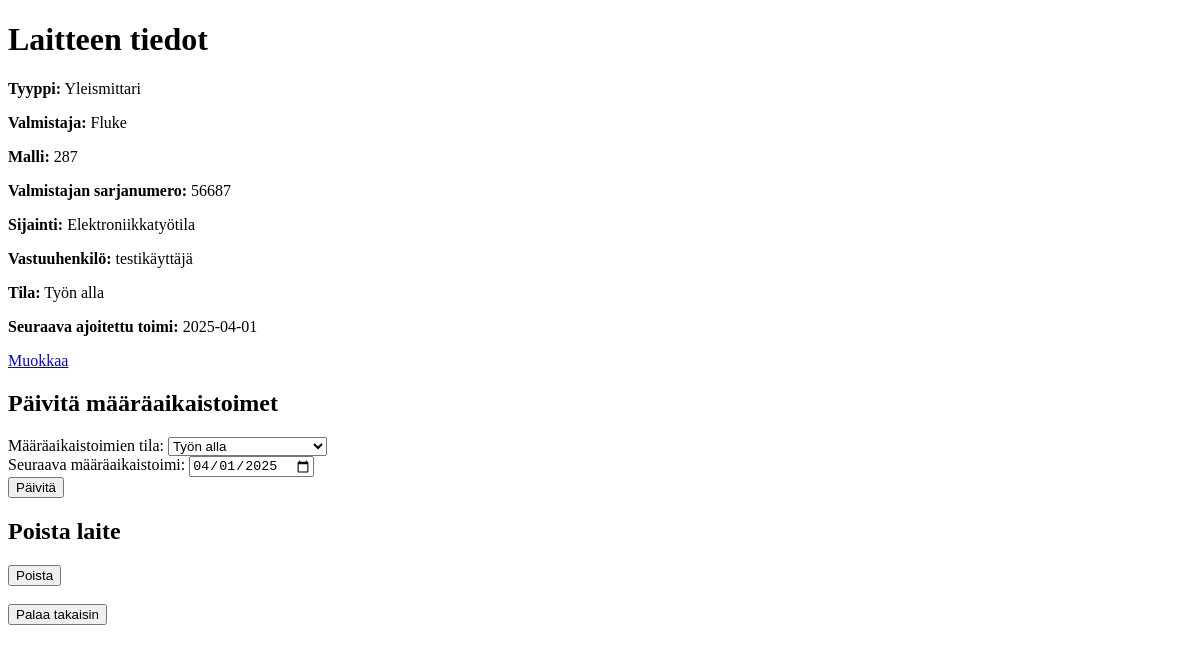
/device/9, run on an earlier commit of the app's database.
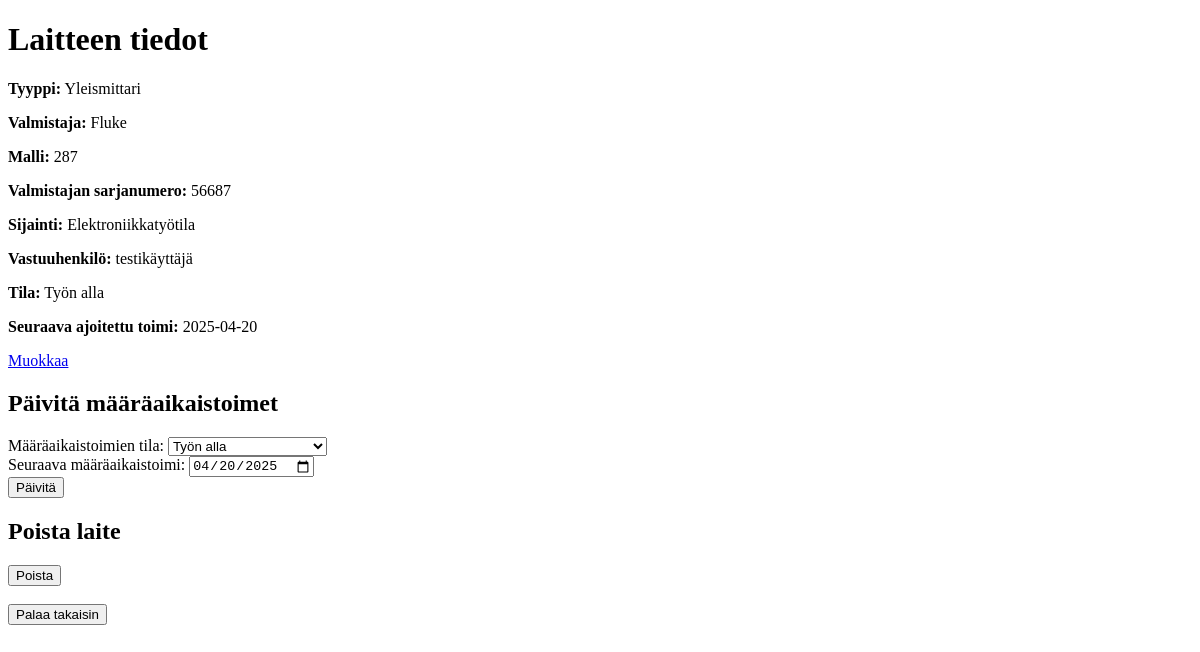
And on a later commit of the database.
### tables this page shows
CREATE TABLE devices (
    device_id INTEGER PRIMARY KEY AUTOINCREMENT,
    type TEXT NOT NULL,
    manufacturer TEXT NOT NULL,
    model TEXT NOT NULL,
    manufacturer_serial TEXT NOT NULL,
    location TEXT NOT NULL,
    owner_user_id INTEGER NOT NULL,
    status INTEGER NOT NULL,
    next_maintenance DATE,
    created_at TIMESTAMP DEFAULT CURRENT_TIMESTAMP,
    FOREIGN KEY (owner_user_id) REFERENCES users(user_id)
);

CREATE TABLE users (
    user_id INTEGER PRIMARY KEY AUTOINCREMENT,
    username TEXT UNIQUE NOT NULL,
    password_hash TEXT,
    email TEXT,
    created_at TIMESTAMP DEFAULT CURRENT_TIMESTAMP
, last_login TIMESTAMP);

### app.py (the view)
@app.route("/device/<int:device_id>")
def device_details(device_id):
    sql = """SELECT devices.*,
            users.username AS owner_name
            FROM devices JOIN users
            ON devices.owner_user_id = users.user_id
            WHERE devices.device_id = ?"""
    result = db.query(sql, [device_id])
    if not result:
        return "VIRHE: Laitetta ei löytynyt", 404
    device = result[0]
    device = dict(device)
    device["status"] = DEVICE_STATUS_MAP.get(device["status"], "Tuntematon status")
    return render_template("device_details.html", device=device, device_status_map=DEVICE_STATUS_MAP)

### db.py (called while the page is built)
def get_connection():
    con = sqlite3.connect("database/database.db")
    con.execute("PRAGMA foreign_keys = ON")
    con.row_factory = sqlite3.Row
    return con

def query(sql, params=[]):
    con = get_connection()
    result = con.execute(sql, params).fetchall()
    con.close()
    return result

### templates/device_details.html (shortened to what this page needs)
<!DOCTYPE html>
<html lang="fi">
<head>
</head>
<body>
<h1>Laitteen tiedot</h1>
<p><strong>Tyyppi:</strong> {{ device.type }}</p>
<p><strong>Valmistaja:</strong> {{ device.manufacturer }}</p>
<p><strong>Malli:</strong> {{ device.model }}</p>
<p><strong>Valmistajan sarjanumero:</strong> {{ device.manufacturer_serial }}</p>
<p><strong>Sijainti:</strong> {{ device.location }}</p>
<p><strong>Vastuuhenkilö:</strong> {{ device['owner_name'] }}</p>
<p><strong>Tila:</strong> {{ device.status }}</p>
<p><strong>Seuraava ajoitettu toimi:</strong> {{ device.next_maintenance or "Ei määritelty" }}</p>
<a href="{{ url_for('edit_device_form', device_id=device['device_id']) }}">Muokkaa</a>
<h2>Päivitä määräaikaistoimet</h2>
<form action="{{ url_for('update_maintenance_status', device_id=device.device_id) }}" method="post">
    <label>Määräaikaistoimien tila:</label>
    <label>
        <select name="status" required>
            {% for key, value in device_status_map.items() %}
                <option value="{{ key }}" {% if device.status == value %}selected{% endif %}>
                    {{ value }}
                </option>
            {% endfor %}
        </select>
    </label><br>
    <label>Seuraava määräaikaistoimi:</label>
    <label>
        <input type="date" name="next_maintenance" value="{{ device.next_maintenance }}">
    </label><br>
    <button type="submit">Päivitä</button>
</form>
<h2>Poista laite</h2>
<form action="{{ url_for('delete_device', device_id=device.device_id) }}" method="post"
      onsubmit="return confirm('Haluatko varmasti poistaa tämän laitteen?');">
    <button type="submit">Poista</button>
</form><br>
<button type="button" onclick="window.location.href='{{ url_for('devices') }}'">Palaa takaisin</button>
</body>
</html>

What changed in the data, as far as the page shows it:
changed devices "Yleismittari": next_maintenance "2025-04-01" → "2025-04-20"; next_maintenance "04/01/2025" → "04/20/2025"
